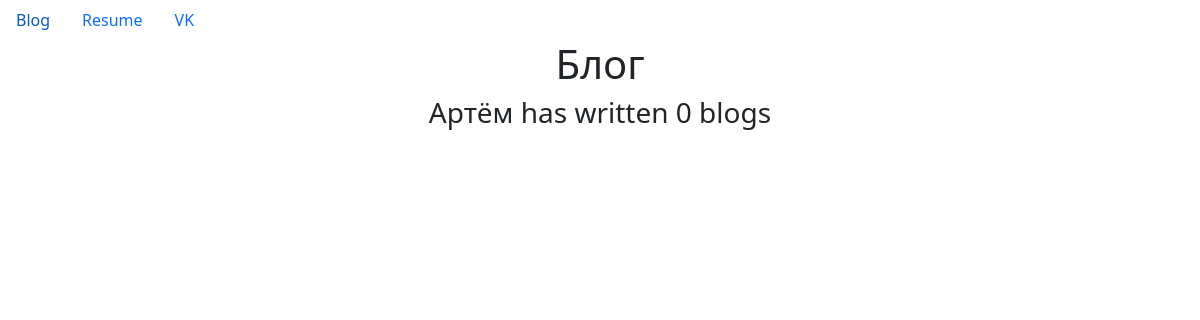
The page /blog/ on the database as committed earlier.
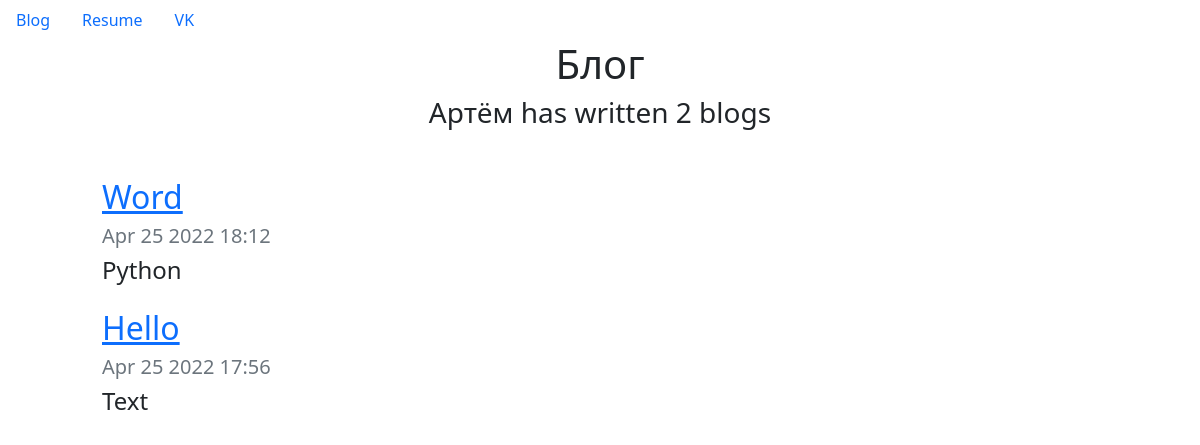
The same page on the database as committed later.
### blog/models.py (models this page shows, shortened)
class Blogs(models.Model):
    title = models.CharField(max_length=200)
    date = models.DateTimeField(auto_now_add=True)
    description = models.TextField()

### blog/views.py (the view)
# urls.py: path('', views.all_blogs, name='all_blogs'),
def all_blogs(request):
    blogs = Blogs.objects.order_by('-date')[:5]
    return render(request, 'blog/all_blogs.html', {'blogs': blogs})

### blog/templates/blog/all_blogs.html
{% extends 'portfolio/base.html' %}
{% block content %}
  <h1 id="blogtitle" class="font-weight-bold text-center">
    Блог
  </h1>
  <h3 class="text-center mb-5">Артём has written {{ blogs.count }} blog{{ blogs.count|pluralize }}</h3>
  {% for blog in blogs %}
  <div class="row justify-content-center my-3">
    <div class="col-md-10">
      <a href="{% url 'blog:detail' blog.id %}">
        <h2>{{ blog.title }}</h2>
      </a>
      <h5 class="text-muted">{{ blog.date|date:'M d Y' }} {{ blog.date|time:'G:i' }}</h5>
      <h4>{{ blog.description|striptags|truncatechars:100 }}</h4>
    </div>
  </div>
  {% endfor %}
{% endblock %}

Rows that differ between the two databases and show on the page:
added Blogs: title "Word", date "Apr 25 2022", date "18:12", description "Python"
added Blogs: title "Hello", date "Apr 25 2022", date "17:56", description "Text"
Other text that changed with them:
{{ blogs.count }}: "0" → "2"
